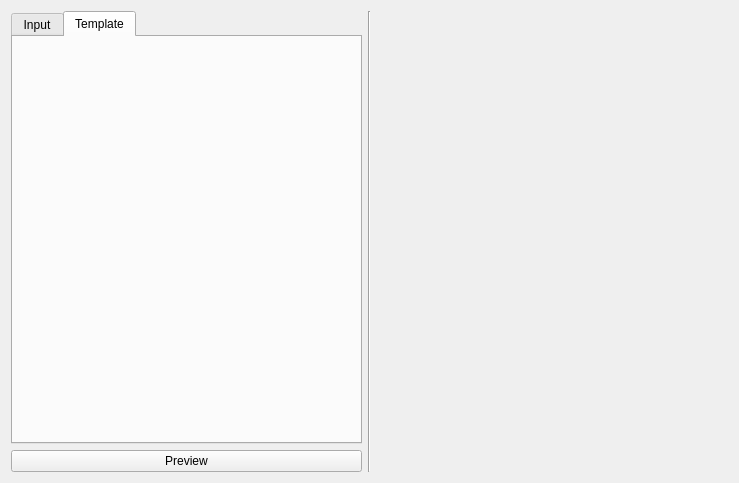
<?xml version="1.0" encoding="UTF-8"?>
<ui version="4.0">
 <class>AnkidownImportDialog</class>
 <widget class="QDialog" name="AnkidownImportDialog">
  <property name="geometry">
   <rect>
    <x>0</x>
    <y>0</y>
    <width>739</width>
    <height>483</height>
   </rect>
  </property>
  <property name="windowTitle">
   <string>Ankidown - Import</string>
  </property>
  <layout class="QVBoxLayout" name="verticalLayout">
   <item>
    <layout class="QHBoxLayout" name="horizontalLayout_3">
     <item>
      <layout class="QVBoxLayout" name="verticalLayout_2">
       <item>
        <widget class="QTabWidget" name="tabWidget">
         <property name="currentIndex">
          <number>1</number>
         </property>
         <widget class="QWidget" name="inputTab">
          <attribute name="title">
           <string>Input</string>
          </attribute>
          <layout class="QVBoxLayout" name="verticalLayout_7">
           <item>
            <layout class="QVBoxLayout" name="verticalLayout_8">
             <item>
              <layout class="QHBoxLayout" name="horizontalLayout_8">
               <item>
                <widget class="QPushButton" name="selectFile">
                 <property name="text">
                  <string>Select File</string>
                 </property>
                </widget>
               </item>
              </layout>
             </item>
             <item>
              <widget class="QPlainTextEdit" name="noteTextEdit"/>
             </item>
            </layout>
           </item>
          </layout>
         </widget>
         <widget class="QWidget" name="templateTab">
          <attribute name="title">
           <string>Template</string>
          </attribute>
         </widget>
        </widget>
       </item>
       <item>
        <widget class="QPushButton" name="previewButton">
         <property name="text">
          <string>Preview</string>
         </property>
        </widget>
       </item>
      </layout>
     </item>
     <item>
      <widget class="Line" name="line">
       <property name="orientation">
        <enum>Qt::Vertical</enum>
       </property>
      </widget>
     </item>
     <item>
      <layout class="QVBoxLayout" name="verticalLayout_3">
       <item>
        <layout class="QHBoxLayout" name="horizontalLayout_5">
         <item>
          <widget class="QWidget" name="modelArea" native="true"/>
         </item>
         <item>
          <widget class="QWidget" name="deckArea" native="true"/>
         </item>
        </layout>
       </item>
       <item>
        <widget class="QWidget" name="fieldsArea" native="true"/>
       </item>
       <item>
        <widget class="QDialogButtonBox" name="buttonBox">
         <property name="standardButtons">
          <set>QDialogButtonBox::NoButton</set>
         </property>
        </widget>
       </item>
      </layout>
     </item>
    </layout>
   </item>
  </layout>
 </widget>
 <tabstops>
  <tabstop>buttonBox</tabstop>
 </tabstops>
 <resources/>
 <connections/>
</ui>
